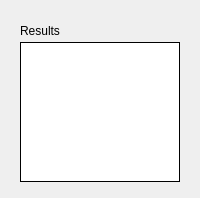
              <widget class="QWidget" name="tab_PP">
               <property name="enabled">
                <bool>true</bool>
               </property>
               <attribute name="title">
                <string>Peak picking method</string>
               </attribute>
               <layout class="QVBoxLayout" name="verticalLayout_19">
                <item>
                 <widget class="QWidget" name="widget_graphs_PP" native="true">
                  <property name="sizePolicy">
                   <sizepolicy hsizetype="Preferred" vsizetype="Preferred">
                    <horstretch>0</horstretch>
                    <verstretch>0</verstretch>
                   </sizepolicy>
                  </property>
                  <layout class="QVBoxLayout" name="verticalLayout_23">
                   <property name="spacing">
                    <number>0</number>
                   </property>
                   <property name="leftMargin">
                    <number>0</number>
                   </property>
                   <property name="topMargin">
                    <number>0</number>
                   </property>
                   <property name="rightMargin">
                    <number>0</number>
                   </property>
                   <property name="bottomMargin">
                    <number>0</number>
                   </property>
                   <item>
                    <widget class="MplWidget" name="graph_PP" native="true">
                     <property name="sizePolicy">
                      <sizepolicy hsizetype="Preferred" vsizetype="Preferred">
                       <horstretch>0</horstretch>
                       <verstretch>0</verstretch>
                      </sizepolicy>
                     </property>
                     <property name="minimumSize">
                      <size>
                       <width>0</width>
                       <height>0</height>
                      </size>
                     </property>
                    </widget>
                   </item>
                   <item>
                    <widget class="MplWidget" name="graph_NPSD" native="true">
                     <property name="sizePolicy">
                      <sizepolicy hsizetype="Preferred" vsizetype="Preferred">
                       <horstretch>0</horstretch>
                       <verstretch>0</verstretch>
                      </sizepolicy>
                     </property>
                     <property name="minimumSize">
                      <size>
                       <width>0</width>
                       <height>0</height>
                      </size>
                     </property>
                    </widget>
                   </item>
                  </layout>
                 </widget>
                </item>
                <item>
                 <widget class="QWidget" name="widget_results_PP" native="true">
                  <property name="sizePolicy">
                   <sizepolicy hsizetype="Preferred" vsizetype="Maximum">
                    <horstretch>0</horstretch>
                    <verstretch>0</verstretch>
                   </sizepolicy>
                  </property>
                  <property name="minimumSize">
                   <size>
                    <width>0</width>
                    <height>0</height>
                   </size>
                  </property>
                  <property name="maximumSize">
                   <size>
                    <width>16777215</width>
                    <height>170</height>
                   </size>
                  </property>
                  <layout class="QVBoxLayout" name="verticalLayout_21">
                   <item>
                    <widget class="QLabel" name="label_results_PP">
                     <property name="sizePolicy">
                      <sizepolicy hsizetype="Preferred" vsizetype="Fixed">
                       <horstretch>0</horstretch>
                       <verstretch>0</verstretch>
                      </sizepolicy>
                     </property>
                     <property name="minimumSize">
                      <size>
                       <width>0</width>
                       <height>10</height>
                      </size>
                     </property>
                     <property name="text">
                      <string>Results</string>
                     </property>
                    </widget>
                   </item>
                   <item>
                    <widget class="QTextBrowser" name="textBrowser_results_PP">
                     <property name="sizePolicy">
                      <sizepolicy hsizetype="Preferred" vsizetype="Maximum">
                       <horstretch>0</horstretch>
                       <verstretch>0</verstretch>
                      </sizepolicy>
                     </property>
                     <property name="minimumSize">
                      <size>
                       <width>0</width>
                       <height>140</height>
                      </size>
                     </property>
                     <property name="maximumSize">
                      <size>
                       <width>16777215</width>
                       <height>16777215</height>
                      </size>
                     </property>
                     <property name="frameShape">
                      <enum>QFrame::Box</enum>
                     </property>
                     <property name="frameShadow">
                      <enum>QFrame::Plain</enum>
                     </property>
                     <property name="sizeAdjustPolicy">
                      <enum>QAbstractScrollArea::AdjustToContents</enum>
                     </property>
                     <property name="html">
                      <string>&lt;!DOCTYPE HTML PUBLIC &quot;-//W3C//DTD HTML 4.0//EN&quot; &quot;http://www.w3.org/TR/REC-html40/strict.dtd&quot;&gt;
&lt;html&gt;&lt;head&gt;&lt;meta name=&quot;qrichtext&quot; content=&quot;1&quot; /&gt;&lt;meta charset=&quot;utf-8&quot; /&gt;&lt;style type=&quot;text/css&quot;&gt;
p, li { white-space: pre-wrap; }
hr { height: 1px; border-width: 0; }
li.unchecked::marker { content: &quot;\2610&quot;; }
li.checked::marker { content: &quot;\2612&quot;; }
&lt;/style&gt;&lt;/head&gt;&lt;body style=&quot; font-family:'Segoe UI'; font-size:9pt; font-weight:400; font-style:normal;&quot;&gt;
&lt;p style=&quot;-qt-paragraph-type:empty; margin-top:0px; margin-bottom:0px; margin-left:0px; margin-right:0px; -qt-block-indent:0; text-indent:0px;&quot;&gt;&lt;br /&gt;&lt;/p&gt;&lt;/body&gt;&lt;/html&gt;</string>
                     </property>
                    </widget>
                   </item>
                  </layout>
                 </widget>
                </item>
               </layout>
              </widget>
